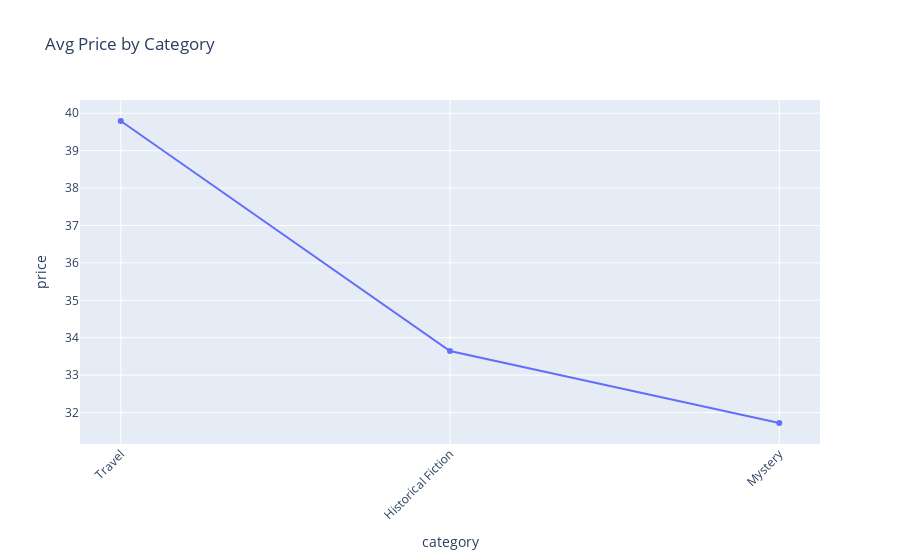

The notebook cell this image was saved under:
### Code cell
import pandas as pd
import plotly.express as px

df = pd.DataFrame(rows)
cat_avg = (
    df.groupby("category", as_index=False)["price"].mean()
          .sort_values("price", ascending=False)
)

fig = px.line(
    cat_avg,
    x="category",
    y="price",
    title="Avg Price by Category",
    markers=True
)
fig.update_layout(xaxis_tickangle=-45)
fig.show()

### Figure 1 — Plotly figure (JSON) as saved in the notebook; plotly's stock layout.template omitted (floating-point values rounded to 4 significant figures)
{"data": [{"hovertemplate": "category=%{x}<br>price=%{y}<extra></extra>", "legendgroup": "", "line": {"color": "#636efa", "dash": "solid"}, "marker": {"symbol": "circle"}, "mode": "lines+markers", "name": "", "orientation": "v", "showlegend": false, "type": "scatter", "x": ["Travel", "Historical Fiction", "Mystery"], "xaxis": "x", "y": [39.79, 33.64, 31.72], "yaxis": "y"}], "layout": {"legend": {"tracegroupgap": 0}, "title": {"text": "Avg Price by Category"}, "xaxis": {"anchor": "y", "domain": [0, 1], "tickangle": -45, "title": {"text": "category"}}, "yaxis": {"anchor": "x", "domain": [0, 1], "title": {"text": "price"}}}}
